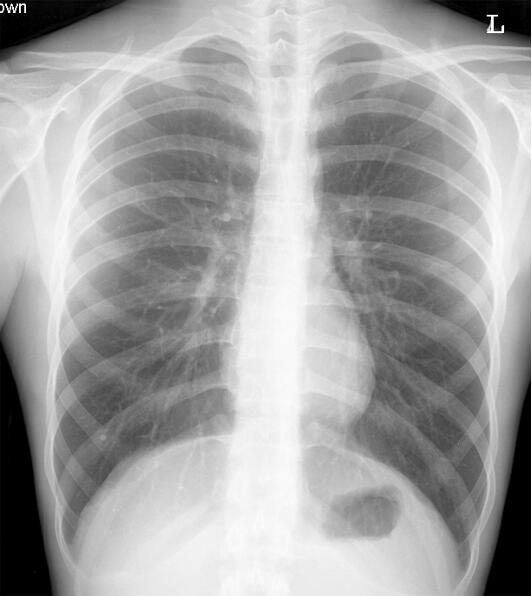
#> input picture basic-7/1.jpg, 532 x 596 px, found by its file name
$ python 'costophrenic angle.py'
#> lines starting #> are read from the running program, lines starting #| are printed output that depends on the picture
import matplotlib.pyplot as plt
import numpy as np
from matplotlib import image as mpimg

# 读取图像
img = mpimg.imread("basic-7/1.jpg")
#> img is the input picture: shape (596, 532, 3); min 0, max 255, mean 163.5

# 定义点坐标
points = {
    "P1": (75, 565),
    "P2": (51, 435),
    "P3": (95, 425),
}

# 绘制图像
fig, ax = plt.subplots()
ax.imshow(img)

# 绘制两条线段
ax.plot(
    [points["P1"][0], points["P2"][0]],
    [points["P1"][1], points["P2"][1]],
    linewidth=2,
    color="red",
    label="Line P1-P2",
)
ax.plot(
    [points["P1"][0], points["P3"][0]],
    [points["P1"][1], points["P3"][1]],
    linewidth=2,
    color="blue",
    label="Line P1-P3",
)

# 计算两条线段之间的夹角
vector1 = np.array(
    [points["P2"][0] - points["P1"][0], points["P2"][1] - points["P1"][1]]
)
vector2 = np.array(
    [points["P3"][0] - points["P1"][0], points["P3"][1] - points["P1"][1]]
)

# 计算夹角（弧度制）
cos_theta = np.dot(vector1, vector2) / (
    np.linalg.norm(vector1) * np.linalg.norm(vector2)
)
theta_rad = np.arccos(np.clip(cos_theta, -1.0, 1.0))  # 防止浮点误差导致的越界

# 将弧度转换为角度
theta_deg = np.degrees(theta_rad)

# 在图像上显示角度
ax.text(
    points["P1"][0] + 20,
    points["P1"][1] - 20,
    f"{theta_deg:.2f}°",
    color="red",
    fontsize=12,
    bbox=dict(facecolor="white", alpha=0.5),
)

# 添加图例
ax.legend(loc="upper right")

# 显示图像
plt.show()
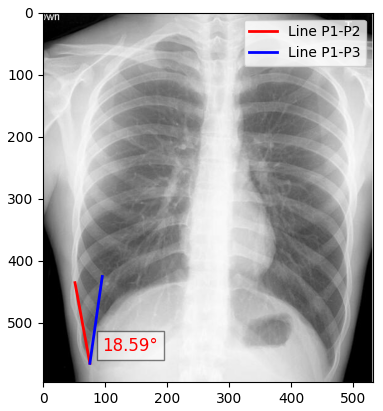
#> figure drawn by matplotlib, 1 panel
